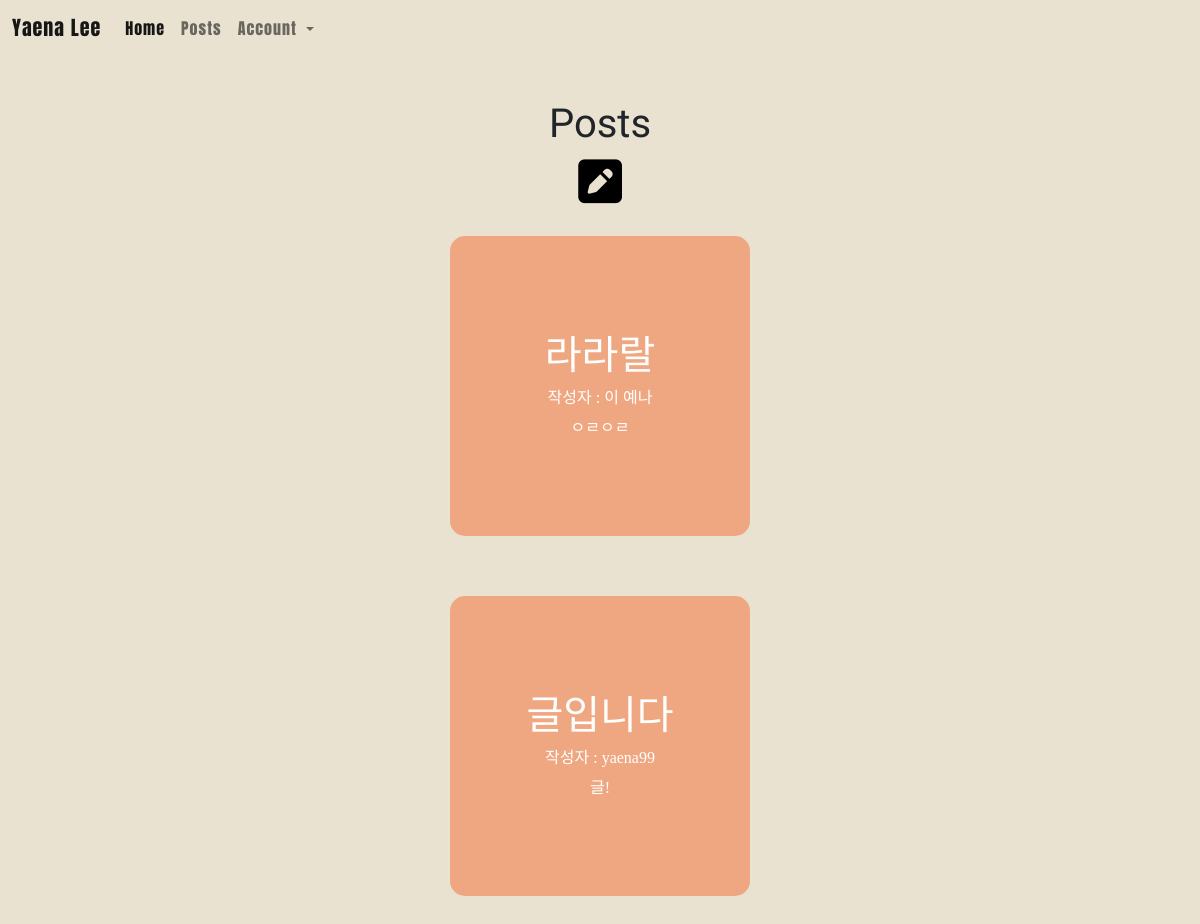
/post/ (signed in), run on an earlier commit of the app's database.
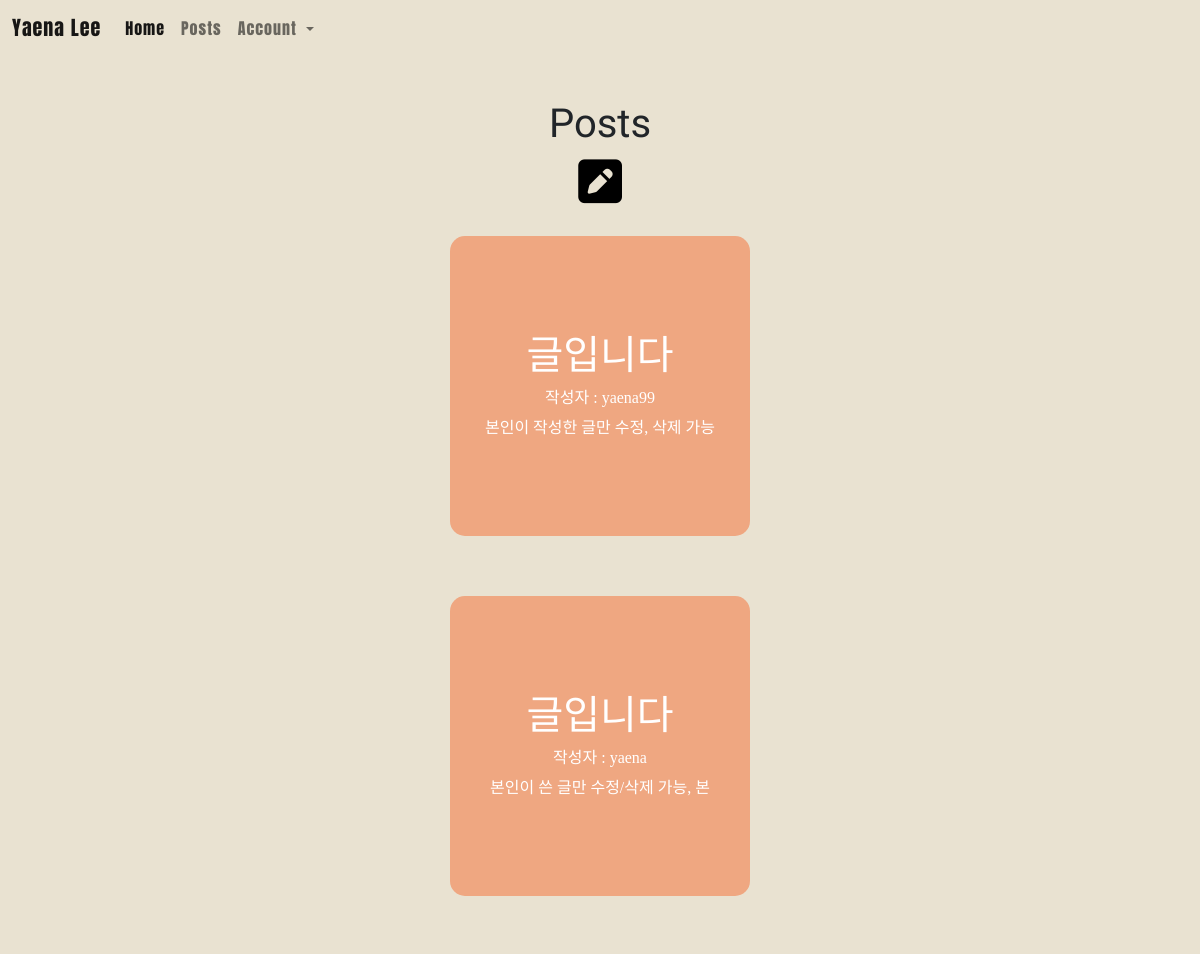
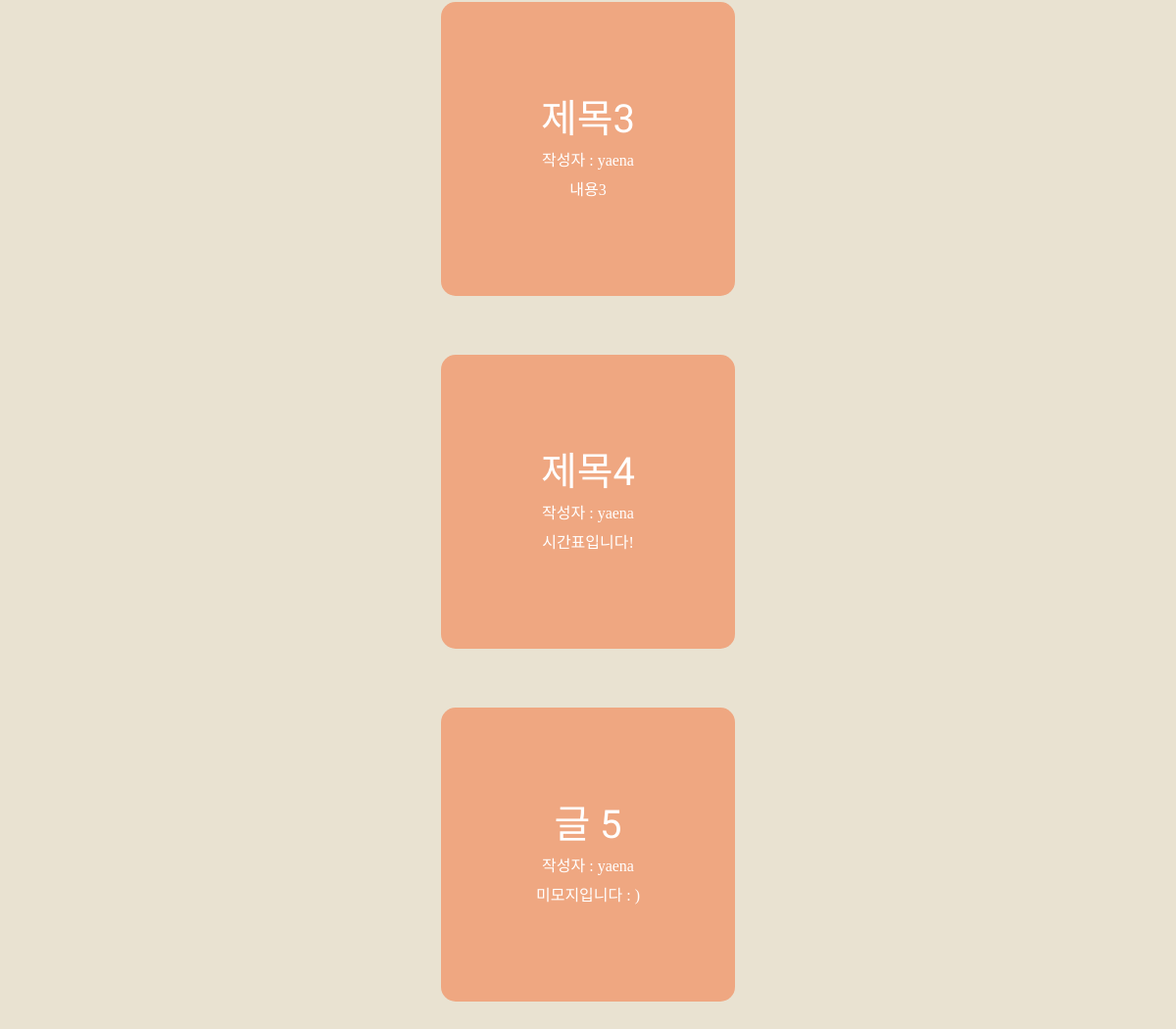
And on a later commit of the database (2 pictures, top to bottom).
### main/models.py (models this page shows, shortened)
class Post(models.Model):
    title = models.CharField(max_length=200)
    writer = models.ForeignKey(User,on_delete=models.CASCADE)
    pub_date = models.DateTimeField()
    body = models.TextField()
    image = models.ImageField(upload_to = 'post/', blank = True, null = True)
    def summary(self):
        return self.body[:20]

### main/views.py (the view)
# urls.py: path('post/',post, name = "post"),
def post(request):
    posts = Post.objects.all()
    return render(request,'main/post.html',{'posts':posts})

### main/templates/main/post.html
{% extends 'base.html' %}
{% load static %}
{% block content %}
{% include 'shared/_navbar2.html' %}
<div class = "Posts" id = "Posts">
    <h1 id = "title_posts"> Posts </h1>
    {% if user.is_authenticated %}
    <a href = "{%url 'main:new' %}" style="text-decoration:none;"><i class="fa-solid fa-square-pen" style="font-size: 50px; color:black"></i></a>
    <div id = "post_container">
    {% for post in posts %}
    <a href = "{% url 'main:detail' post.id %}" style="text-decoration: none;cursor:default">
        <div id = "post_box" style="cursor:pointer">
        <h1>{{post.title}}</h1>
        {% if post.writer %}
            {% if 'user' in post.writer.username %}
                <h6>작성자 : {{ post.writer.last_name }} {{ post.writer.first_name }}</h6>
            {% else %}
                <h6>작성자 : {{ post.writer }}</h6>
            {% endif %}
        {% else %}
            <h6>작성자 : 알 수 없음</h6>
        {% endif %}
            {{post.summary}}<br>
        </div>
    </a>
    {%endfor%}
    </div>
    {% else %}
    <a href = "{% url 'account_login' %}" class = "btn btn-warning">로그인</a>
    <a href = "{% url 'account_signup'%}" class = "btn btn-warning">회원가입</a>
    {% endif %}
</div>
  {% endblock %}

### profile_page/templates/base.html (shortened to what this page needs)
<!DOCTYPE html>
{% load static %}
    <html lang="en">
    <head>
        <link href="https://cdn.jsdelivr.net/npm/bootstrap@5.1.3/dist/css/bootstrap.min.css" rel="stylesheet">
        <link rel = "stylesheet" href = "{% static 'css/style.css' %}?a">
        <link rel="stylesheet" href="https://maxcdn.bootstrapcdn.com/font-awesome/5.8.2/css/font-awesome.min.css">
    </head>
    <body>
            {% block content %}
            {% endblock %}
    </body>
</html>

### profile_page/templates/shared/_navbar2.html (shortened to what this page needs)
<nav>
    <nav class="navbar navbar-expand-lg navbar-light bg-light">
        <div class="container-fluid">
          <a class="navbar-brand" href="{% url 'main:showmain' %}">Yaena Lee</a>
          <div class="collapse navbar-collapse" id="navbarNav">
            <ul class="navbar-nav">
              <li class="nav-item">
                <a class="nav-link active" aria-current="page" href="{% url 'main:showmain' %}">Home</a>
              </li>
              <li class="nav-item">
                <a class="nav-link" href="{% url 'main:post' %}">Posts</a>
              </li>
              <li class="nav-item dropdown">
                <a class="nav-link dropdown-toggle" href="#" id="navbarDropdown" role="button" data-bs-toggle="dropdown" aria-expanded="false">
                  Account
                </a>
              </li>
            </ul>
          </div>
        </div>
      </nav>
</nav>

### profile_page/static/css/style.css (style rules this page uses)
html,body { background-color:RGB(233,226,209); }
.Posts { text-align: center; height: 100%; }
.bg-light { background-color: RGB(233,226,209) !important; }
nav { position: fixed; font-family: 'Anton', sans-serif; letter-spacing: 1px; width: 100%; }
h1 { font-family: 'Black Han Sans', sans-serif; }
#title_introduction, #title_projects, #title_contact, #title_posts { padding-top: 100px; }
#post_container { margin-left: 300px; margin-right: 300px; display: grid; grid-template-columns: repeat(auto-fill, minmax(300px, 1fr)); place-items: center; column-gap: 20px; }
#post_box { width: 300px; height: 300px; margin-top: 30px; margin-bottom: 30px; background-color: #efa781; border-radius: 15px; font-family: dream; vertical-align:middle; display: flex; flex-direction: column; justify-content: center; color: white; }
#post_box h1 { font-size: 40px; font-weight:lighter; }

What changed in the data, as far as the page shows it:
removed Post: title "라라랄", writer.last_name "이", writer.first_name "예나", summary "ㅇㄹㅇㄹ"
changed Post "yaena99": summary "글!" → "본인이 작성한 글만 수정, 삭제 가능"
added Post: title "글입니다", writer "yaena", summary "본인이 쓴 글만 수정/삭제 가능, 본"
added Post: title "제목3", writer "yaena", summary "내용3"
added Post: title "제목4", writer "yaena", summary "시간표입니다!"
added Post: title "글 5", writer "yaena", summary "미모지입니다 : )"
